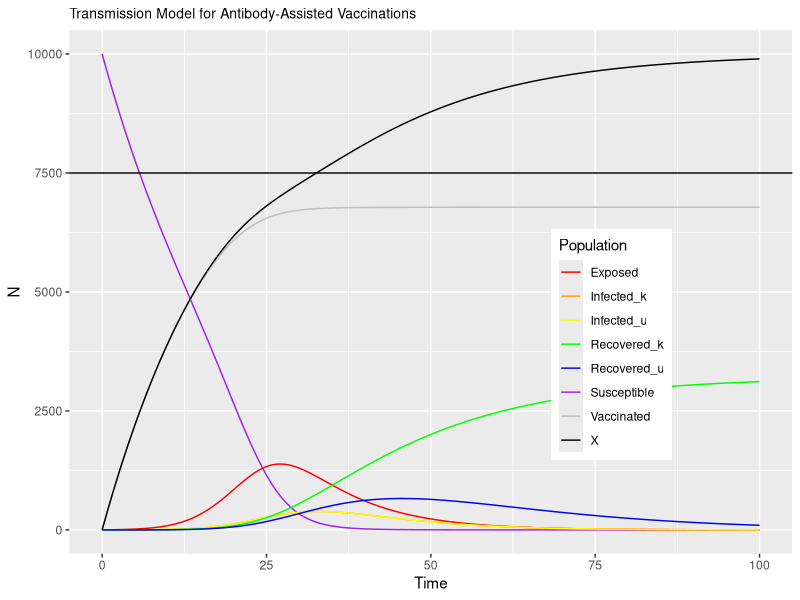
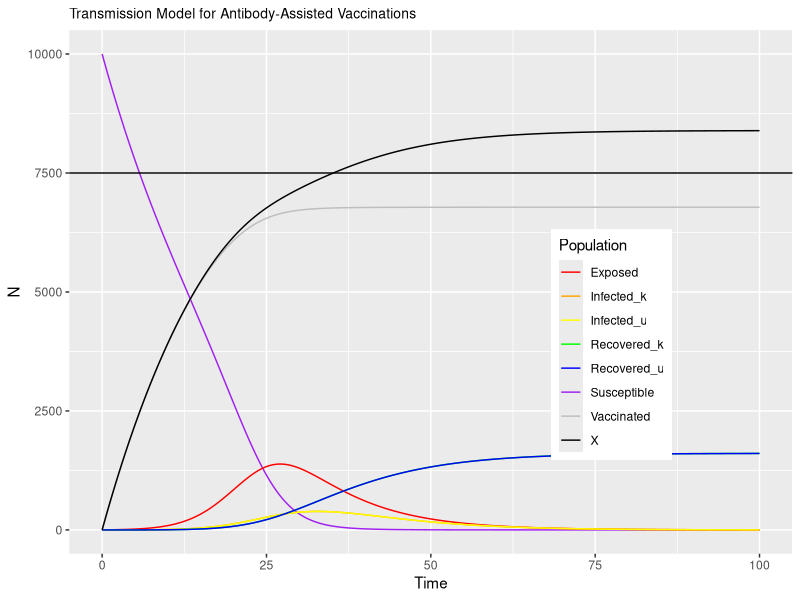

R code for these plots, in order:
## ---- chunk 1
library(tidyverse)
library(magrittr)
library(deSolve)
library(here)
## ---- chunk 2
de<-function(t,x,params){
  S <- x[1]
  E <- x[2]
  Ik <- x[3]
  Iu <- x[4]
  Rk <- x[5]
  Ru <- x[6]
  V <- x[7]
  with(as.list(params),{
    dS <- -beta*S*Ik - beta*S*Iu - epsilon*tau*(1-phi)*S
    dE <- beta*S*Ik + beta*S*Iu - upsilon*psi*E - upsilon*(1-psi)*E
    dIk <- upsilon*psi*E - alpha*Ik
    dIu <- upsilon*(1-psi)*E - alpha*Iu
    dRk <- alpha*Ik + epsilon*tau*phi*Ru
    dRu <- alpha*Iu - epsilon*tau*phi*Ru - epsilon*(1-tau)*phi*Ru
    dV <- epsilon*tau*(1-phi)*S + epsilon*(1-tau)*phi*Ru
    res<-c(dS,dE,dIk,dIu,dRk,dRu,dV)
    list(res)
  })}
maxTime <- 100.0 # time
times<-seq(0,maxTime,by=0.1) # how often this calculates
# notes on params
# beta =      <- contact transmission rate
# phi =       <- range:0-1 probability seropositive
# alpha =     <- recovery rate
# epsilon =   <- antibody testing rate
# upsilon =   <- infected testing rate
# tau =       <- range: 0-1 antibody testing reliability
# psi =       <- range: 0-1 test effectiveness
params<-c(beta=0.0003,
          phi=0.5,
          alpha=1/7,
          epsilon=0.1,
          upsilon=0.1,
          tau=1,
          psi=0.5)  # model parameters

xstart<-c(S=10000,
          E=0,
          Ik=1,
          Iu=0,
          Rk=0,
          Ru=0,
          V=0)  # initial conditions
## ---- chunk 3
params<-c(beta=0.0003,
          phi=0.5,
          alpha=1/7,
          epsilon=0.1, 
          upsilon=0.1,
          tau=1,
          psi=0.5)

output<-as.data.frame(lsoda(xstart,times,de,params)) # tells computer to solve (integrate) equations
output$X <- output$Rk + output$V
output %>% ggplot(.,aes(x=time))+
  geom_line(aes(y=S,col="Susceptible"))+
  geom_line(aes(y=E,col="Exposed"))+
  geom_line(aes(y=Ik,col="Infected_k"))+
  geom_line(aes(y=Iu,col="Infected_u"))+
  geom_line(aes(y=Rk,col="Recovered_k"))+
  geom_line(aes(y=Ru,col="Recovered_u"))+
  geom_line(aes(y=V,col="Vaccinated"))+
  geom_line(aes(y=X,col="X"))+
  scale_colour_manual(values = c("red","orange","yellow","green","blue","purple","gray","black"))+
  theme(legend.position = c(0.75,0.4))+
  labs(y="N",x="Time",col="Population")+
  ggtitle("Transmission Model for Antibody-Assisted Vaccinations")+
  theme(plot.title = element_text(hjust=, size=10))+
  geom_hline(yintercept=0.75*10000)
## ---- chunk 4
params<-c(beta=0.0003,
          phi=0,
          alpha=1/7,
          epsilon=0.05,
          upsilon=0.1,
          tau=1,
          psi=0.5)

output<-as.data.frame(lsoda(xstart,times,de,params)) # tells computer to solve (integrate) equations
output$X <- output$Rk + output$V
output %>% ggplot(.,aes(x=time))+
  geom_line(aes(y=S,col="Susceptible"))+
  geom_line(aes(y=E,col="Exposed"))+
  geom_line(aes(y=Ik,col="Infected_k"))+
  geom_line(aes(y=Iu,col="Infected_u"))+
  geom_line(aes(y=Rk,col="Recovered_k"))+
  geom_line(aes(y=Ru,col="Recovered_u"))+
  geom_line(aes(y=V,col="Vaccinated"))+
  geom_line(aes(y=X,col="X"))+
  scale_colour_manual(values = c("red","orange","yellow","green","blue","purple","gray","black"))+
  theme(legend.position = c(0.75,0.4))+
  labs(y="N",x="Time",col="Population")+
  ggtitle("Transmission Model for Antibody-Assisted Vaccinations")+
  theme(plot.title = element_text(hjust=, size=10))+
  geom_hline(yintercept=0.75*10000)
